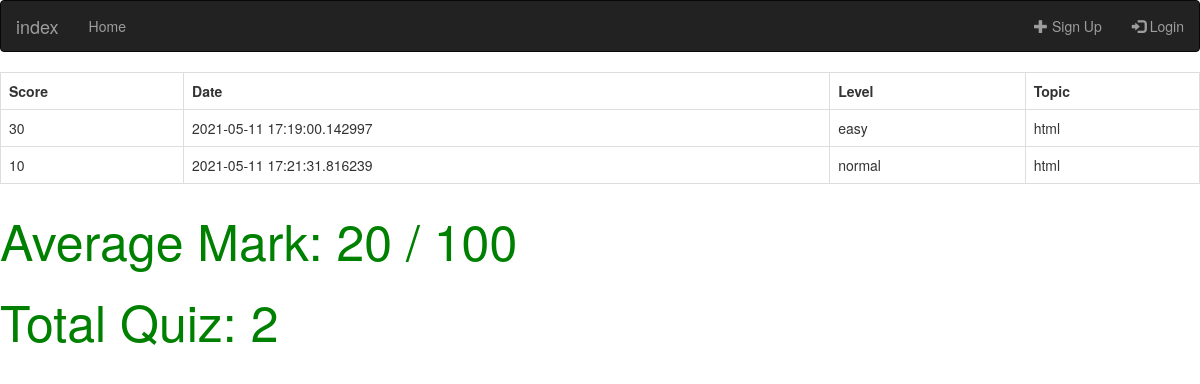
The app's page /user/1/statistic with its own data.
### web/models.py (models this page shows)
class Quizdata(db.Model,UserMixin):
    id = db.Column(db.Integer, primary_key=True)
    user_id = db.Column(db.Integer, db.ForeignKey('user.id'), nullable=False)
    quiztype_id = db.Column(db.Integer, db.ForeignKey('quiztype.id'), nullable=False)
    score = db.Column(db.Integer, nullable=False)
    date = db.Column(db.String(128), nullable=False)
    user = db.relationship("User")
    quiztype = db.relationship("Quiztype")

class Quiztype(db.Model,UserMixin):
    id = db.Column(db.Integer, primary_key=True)
    level = db.Column(db.String(64))
    topic = db.Column(db.String(64))

### web/user/routes.py (the view)
@user.route('/user/<int:userid>/statistic', methods=['GET', 'POST'])
def statistic(userid):
    users = Quizdata.query.filter_by(user_id=userid).all()
    user_list = []
    score =0
    total =0
    average_score=0
    for item in users:
        score+=item.score
        total+=1
        quiztype = Quiztype.query.filter_by(id=item.quiztype_id).first()
        user_list.append({"score": item.score,
                            "date": item.date,
                            "level": quiztype.level,
                            "topic": quiztype.topic,})
    if total > 0:
       average_score = int(score/total)
    return render_template("statistic.html", users=user_list,average_score=average_score,total=total)

### web/templates/statistic.html (shortened to what this page needs)
{% extends "home.html" %}
{% block content %}
<div class="box box-primary">
    <div class="box-body">
        {% if users%}
        <table class="table table-bordered">
            <tr>
                <th>Score</th>
                <th>Date</th>
                <th>Level</th>
                <th>Topic</th>
            </tr>
            {% for row in users %}
                <tr>
                <td>{{row.score}}</td>
                <td>{{row.date}}</td>
                <td>{{row.level}}</td>
                <td>{{row.topic}}</td>
            </tr>
            {% endfor %}
        </table>
        {% endif %}
    </div>
    <p style="font-size:50px; color:green"> Average Mark: {{ average_score }} / 100</p>
    <p style="font-size:50px; color:green"> Total Quiz: {{ total }} </p>
</div>
{% endblock %}

### records on screen
Quizdata: date "2021-05-11 17:19:00.142997"
Quiztype: level "easy", topic "html"
Quizdata: date "2021-05-11 17:21:31.816239"
Quiztype: level "normal", topic "html"

### other values on screen
{{ row.score }} "30" "10"
{{ average_score }} "20"
{{ total }} "2"
